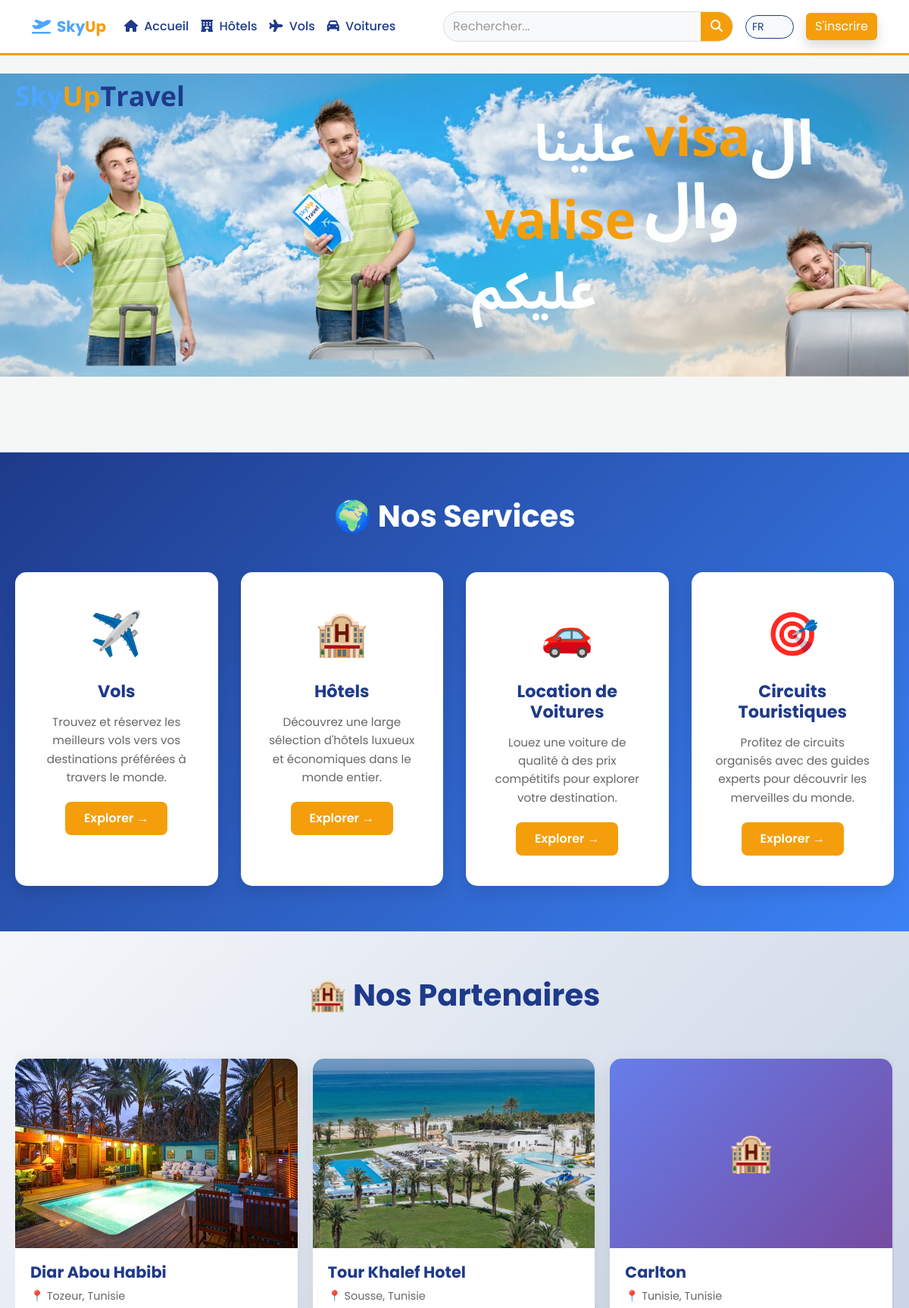
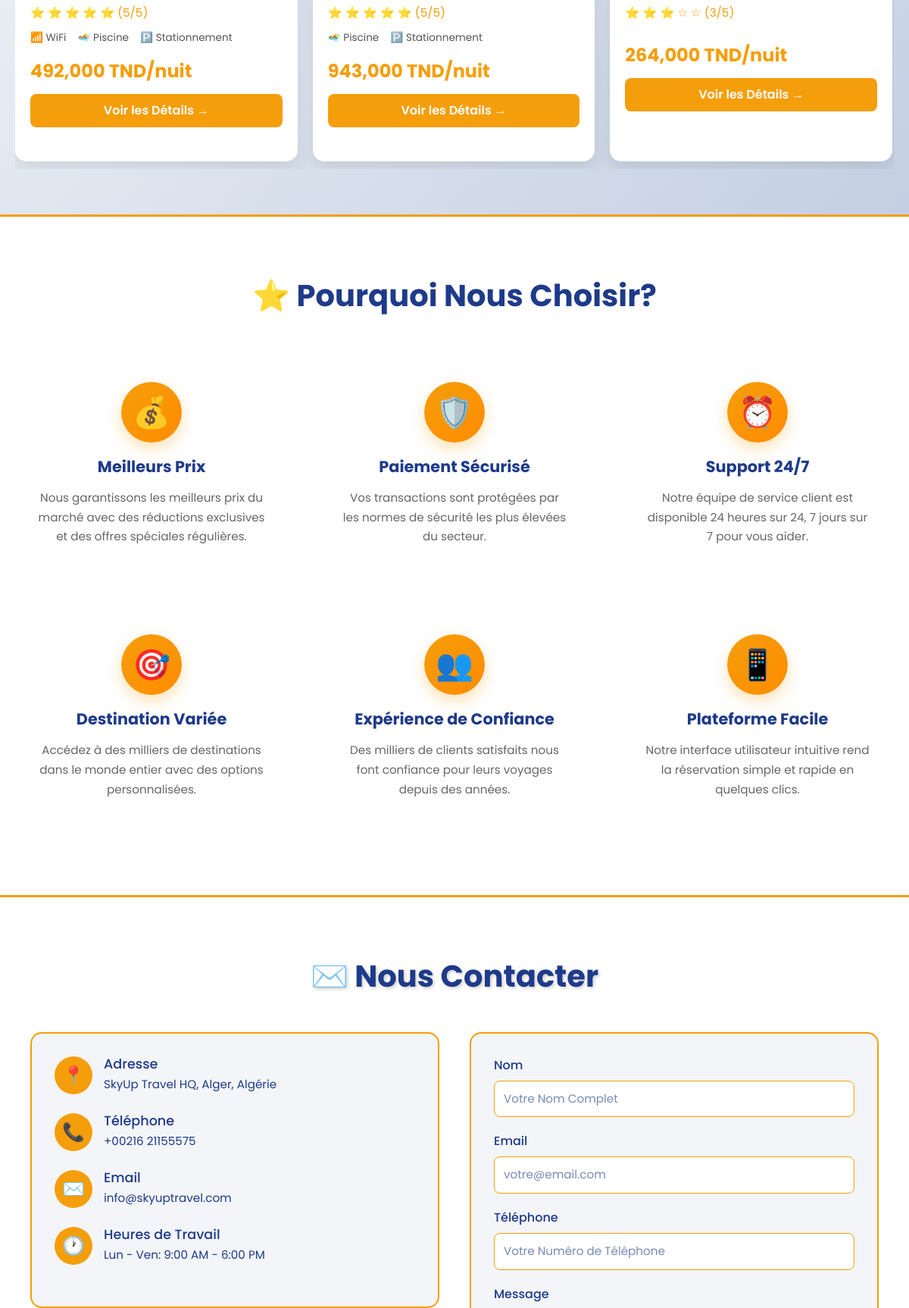
Screenshot of /fr/ (upper part) with the database file from the repository (2 pictures, top to bottom).
### hotels/models.py (models this page shows, shortened)
class Hotel(models.Model):
    name = models.CharField(max_length=200, verbose_name="Nom de l'hôtel")
    city = models.CharField(max_length=100, verbose_name="Ville")
    country = models.CharField(max_length=100, default="Tunisie", verbose_name="Pays")
    address = models.TextField(verbose_name="Adresse exacte")
    price_per_night = models.DecimalField(
        max_digits=10,
        decimal_places=3,
        verbose_name="Prix par nuit (TND)"
    )
    description = models.TextField(blank=True, verbose_name="Description détaillée")
    stars = models.IntegerField(
        validators=[MinValueValidator(1), MaxValueValidator(5)],
        default=3,
        verbose_name="Nombre d'étoiles"
    )
    image = models.ImageField(
        upload_to='hotels/',
        null=True,
        blank=True,
        verbose_name="Image de couverture"
    )
    has_wifi = models.BooleanField(default=True, verbose_name="Accès WiFi")
    has_pool = models.BooleanField(default=True, verbose_name="Piscine")
    has_parking = models.BooleanField(default=True, verbose_name="Parking gratuit")
    created_at = models.DateTimeField(auto_now_add=True, verbose_name="Date d'ajout")
    class Meta:
        verbose_name = "Hôtel"
        verbose_name_plural = "Hôtels"
        ordering = ['-created_at']

### core/views.py (the view)
# urls.py: path('', home, name='home'),
def home(request):
    featured_hotels = Hotel.objects.all().order_by('-created_at')
    return render(request, 'core/home.html', {'hotels': featured_hotels})

### core/templates/core/home.html (shortened to what this page needs)
{% extends 'base.html' %} {% load static %} {% load i18n %} {% block content %}
<div
  id="heroCarousel"
  class="carousel slide carousel-container"
  data-bs-ride="carousel"
  data-bs-interval="3000"
>
  <div class="carousel-inner">
    <div class="carousel-item active">
      <img
        src="/media/siders/SkyUp_Travel.png"
        class="d-block w-100"
        alt="SkyUp Travel Adventure"
      />
    </div>
  </div>
  <button
    class="carousel-control-prev"
    type="button"
    data-bs-target="#heroCarousel"
    data-bs-slide="prev"
  >
    <span class="carousel-control-prev-icon"></span>
  </button>
  <button
    class="carousel-control-next"
    type="button"
    data-bs-target="#heroCarousel"
    data-bs-slide="next"
  >
    <span class="carousel-control-next-icon"></span>
  </button>
</div>
<section class="services-section">
  <div class="services-container">
    <h2 class="services-title">🌍 {% trans "Nos Services" %}</h2>
    <div class="services-grid">
      <div class="service-card">
        <div class="service-icon">✈️</div>
        <h3>{% trans "Vols" %}</h3>
        <p>{% trans "Trouvez et réservez les meilleurs vols vers vos destinations préférées à travers le monde." %}</p>
        <a href="{% url 'flight_search' %}" class="service-link">{% trans "Explorer" %} →</a>
      </div>
      <div class="service-card">
        <div class="service-icon">🏨</div>
        <h3>{% trans "Hôtels" %}</h3>
        <p>{% trans "Découvrez une large sélection d'hôtels luxueux et économiques dans le monde entier." %}</p>
        <a href="{% url 'hotel_list' %}" class="service-link">{% trans "Explorer" %} →</a>
      </div>
      <div class="service-card">
        <div class="service-icon">🚗</div>
        <h3>{% trans "Location de Voitures" %}</h3>
        <p>{% trans "Louez une voiture de qualité à des prix compétitifs pour explorer votre destination." %}</p>
        <a href="{% url 'cars:car_list' %}" class="service-link">{% trans "Explorer" %} →</a>
      </div>
      <div class="service-card">
        <div class="service-icon">🎯</div>
        <h3>{% trans "Circuits Touristiques" %}</h3>
        <p>{% trans "Profitez de circuits organisés avec des guides experts pour découvrir les merveilles du monde." %}</p>
        <a href="#tours" class="service-link">{% trans "Explorer" %} →</a>
      </div>
    </div>
  </div>
</section>
<section class="hotels-section">
  <div class="hotels-container">
    <h2 class="hotels-title">🏨 {% trans "Nos Partenaires" %}</h2>
    <div class="hotels-carousel">
      {% for hotel in hotels %}
      <div class="hotel-card-wrapper">
        <div class="hotel-card">
          {% if hotel.image %}
            <img src="{{ hotel.image.url }}" alt="{{ hotel.name }}" class="hotel-image">
          {% else %}
            <div class="hotel-image" style="background: linear-gradient(135deg, #667eea 0%, #764ba2 100%); display: flex; align-items: center; justify-content: center; color: white; font-size: 3rem;">
              🏨
            </div>
          {% endif %}
          <div class="hotel-content">
            <h3 class="hotel-name">{{ hotel.name }}</h3>
            <div class="hotel-location">📍 {{ hotel.city }}, {{ hotel.country }}</div>
            <div class="hotel-stars">
              {% for i in "x"|rjust:"5" %}
                {% if forloop.counter <= hotel.stars %}
                  ⭐
                {% else %}
                  ☆
                {% endif %}
              {% endfor %}
              ({{ hotel.stars }}/5)
            </div>
            <div class="hotel-amenities">
              {% if hotel.has_wifi %}
                <div class="amenity">📶 WiFi</div>
              {% endif %}
              {% if hotel.has_pool %}
                <div class="amenity">🏊 {% trans "Piscine" %}</div>
              {% endif %}
              {% if hotel.has_parking %}
                <div class="amenity">🅿️ {% trans "Stationnement" %}</div>
              {% endif %}
            </div>
            <div class="hotel-price">{{ hotel.price_per_night }} TND/{% trans "nuit" %}</div>
            <a href="{% url 'hotel_detail' hotel.id %}" class="view-hotel-btn">{% trans "Voir les Détails" %} →</a>
          </div>
        </div>
      </div>
      {% empty %}
      <p style="text-align: center; color: #1E3A8A; width: 100%; padding: 40px;">{% trans "Aucun hôtel disponible pour le moment." %}</p>
      {% endfor %}
    </div>
  </div>
</section>
<section class="why-us-section">
  <div class="why-us-container">
    <h2 class="why-us-title">⭐ {% trans "Pourquoi Nous Choisir?" %}</h2>
    <div class="why-us-grid">
      <div class="why-us-card">
        <div class="why-us-icon">💰</div>
        <h3>{% trans "Meilleurs Prix" %}</h3>
        <p>{% trans "Nous garantissons les meilleurs prix du marché avec des réductions exclusives et des offres spéciales régulières." %}</p>
      </div>
      <div class="why-us-card">
        <div class="why-us-icon">🛡️</div>
        <h3>{% trans "Paiement Sécurisé" %}</h3>
        <p>{% trans "Vos transactions sont protégées par les normes de sécurité les plus élevées du secteur." %}</p>
      </div>
      <div class="why-us-card">
        <div class="why-us-icon">⏰</div>
        <h3>{% trans "Support 24/7" %}</h3>
        <p>{% trans "Notre équipe de service client est disponible 24 heures sur 24, 7 jours sur 7 pour vous aider." %}</p>
      </div>
      <div class="why-us-card">
        <div class="why-us-icon">🎯</div>
        <h3>{% trans "Destination Variée" %}</h3>
        <p>{% trans "Accédez à des milliers de destinations dans le monde entier avec des options personnalisées." %}</p>
      </div>
      <div class="why-us-card">
        <div class="why-us-icon">👥</div>
        <h3>{% trans "Expérience de Confiance" %}</h3>
        <p>{% trans "Des milliers de clients satisfaits nous font confiance pour leurs voyages depuis des années." %}</p>
      </div>
      <div class="why-us-card">
        <div class="why-us-icon">📱</div>
        <h3>{% trans "Plateforme Facile" %}</h3>
        <p>{% trans "Notre interface utilisateur intuitive rend la réservation simple et rapide en quelques clics." %}</p>
      </div>
    </div>
  </div>
</section>
<section class="contact-section">
  <div class="contact-container">
    <h2 class="contact-title">✉️ {% trans "Nous Contacter" %}</h2>
    <div class="contact-content">
      <div class="contact-info-card">
        <div class="contact-info-item">
          <div class="contact-icon">📍</div>
          <div class="contact-info-text">
            <h4>{% trans "Adresse" %}</h4>
            <p>{% trans "SkyUp Travel HQ, Alger, Algérie" %}</p>
          </div>
        </div>
        <div class="contact-info-item">
          <div class="contact-icon">📞</div>
          <div class="contact-info-text">
            <h4>{% trans "Téléphone" %}</h4>
            <p>+00216 21155575</p>
          </div>
        </div>
        <div class="contact-info-item">
          <div class="contact-icon">✉️</div>
          <div class="contact-info-text">
            <h4>{% trans "Email" %}</h4>
            <p>info@skyuptravel.com</p>
          </div>
        </div>
        <div class="contact-info-item">
          <div class="contact-icon">🕐</div>
          <div class="contact-info-text">
            <h4>{% trans "Heures de Travail" %}</h4>
            <p>{% trans "Lun - Ven: 9:00 AM - 6:00 PM" %}</p>
          </div>
        </div>
      </div>
      <div class="contact-form">
        <form method="POST">
          <div class="form-group">
            <label for="name">{% trans "Nom" %}</label>
            <input
              type="text"
              id="name"
              name="name"
              placeholder="{% trans 'Votre Nom Complet' %}"
              required
            />
          </div>
          <div class="form-group">
            <label for="email">{% trans "Email" %}</label>
            <input
              type="email"
              id="email"
              name="email"
              placeholder="votre@email.com"
              required
            />
          </div>
          <div class="form-group">
            <label for="phone">{% trans "Téléphone" %}</label>
            <input
              type="tel"
              id="phone"
              name="phone"
              placeholder="{% trans 'Votre Numéro de Téléphone' %}"
            />
          </div>
          <div class="form-group">
            <label for="message">{% trans "Message" %}</label>
          </div>
        </form>
      </div>
    </div>
  </div>
</section>
{% endblock %}

### rows the page displays
Hotel: image (picture), name "Diar Abou Habibi", city "Tozeur", country "Tunisie", stars "5", has_wifi "📶 WiFi", price_per_night "492,000"
Hotel: image (picture), name "Tour Khalef Hotel", city "Sousse", country "Tunisie", stars "5", price_per_night "943,000"
Hotel: name "Carlton", city "Tunisie", country "Tunisie", stars "3", price_per_night "264,000"

### other values shown
form field language "FR"
